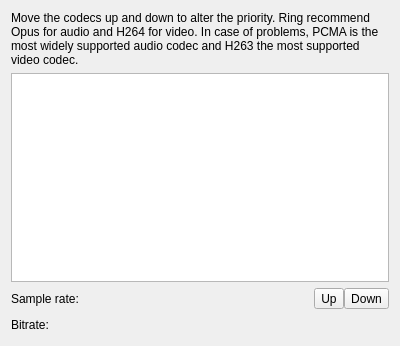
<?xml version="1.0" encoding="UTF-8"?>
<ui version="4.0">
 <class>CodecPage</class>
 <widget class="QWidget" name="CodecPage">
  <property name="geometry">
   <rect>
    <x>0</x>
    <y>0</y>
    <width>400</width>
    <height>346</height>
   </rect>
  </property>
  <property name="windowTitle">
   <string>Form</string>
  </property>
  <layout class="QGridLayout" name="gridLayout">
   <item row="2" column="5">
    <layout class="QHBoxLayout" name="horizontalLayout_7">
     <property name="spacing">
      <number>0</number>
     </property>
     <item>
      <widget class="QToolButton" name="button_audiocodecUp">
       <property name="toolTip">
        <string>Increase codec priority</string>
       </property>
       <property name="whatsThis">
        <string>By default, when you place a call, sflphone will use the first account in this list which is &quot;registered&quot;. Change the order of the accounts using the &quot;Up&quot; and &quot;Down&quot; arrows.</string>
       </property>
       <property name="text">
        <string comment="Move audio codec up">Up</string>
       </property>
       <property name="icon">
        <iconset theme="go-up"/>
       </property>
       <property name="shortcut">
        <string notr="true">Up, PgUp</string>
       </property>
      </widget>
     </item>
     <item>
      <widget class="QToolButton" name="button_audiocodecDown">
       <property name="toolTip">
        <string>Decrease codec priority</string>
       </property>
       <property name="whatsThis">
        <string>By default, when you place a call, sflphone will use the first account in this list which is &quot;registered&quot;. Change the order of the accounts using the &quot;Up&quot; and &quot;Down&quot; arrows.</string>
       </property>
       <property name="text">
        <string comment="Move audio codec down">Down</string>
       </property>
       <property name="icon">
        <iconset theme="go-down"/>
       </property>
       <property name="shortcut">
        <string notr="true">Down, PgDown</string>
       </property>
      </widget>
     </item>
    </layout>
   </item>
   <item row="3" column="0">
    <widget class="QLabel" name="label_bitrate">
     <property name="text">
      <string>Bitrate:</string>
     </property>
    </widget>
   </item>
   <item row="2" column="0" colspan="3">
    <widget class="QLabel" name="label_frequency">
     <property name="text">
      <string>Sample rate:</string>
     </property>
    </widget>
   </item>
   <item row="0" column="0" colspan="6">
    <widget class="QLabel" name="label">
     <property name="text">
      <string>Move the codecs up and down to alter the priority. Ring recommend Opus for audio and H264 for video. In case of problems, PCMA is the most widely supported audio codec and H263 the most supported video codec.</string>
     </property>
     <property name="wordWrap">
      <bool>true</bool>
     </property>
    </widget>
   </item>
   <item row="3" column="2" colspan="4">
    <spacer name="horizontalSpacer_11">
     <property name="orientation">
      <enum>Qt::Horizontal</enum>
     </property>
     <property name="sizeHint" stdset="0">
      <size>
       <width>40</width>
       <height>20</height>
      </size>
     </property>
    </spacer>
   </item>
   <item row="2" column="4">
    <spacer name="horizontalSpacer_6">
     <property name="orientation">
      <enum>Qt::Horizontal</enum>
     </property>
     <property name="sizeHint" stdset="0">
      <size>
       <width>448</width>
       <height>20</height>
      </size>
     </property>
    </spacer>
   </item>
   <item row="1" column="0" colspan="6">
    <widget class="QListView" name="m_pCodecs">
     <property name="acceptDrops">
      <bool>true</bool>
     </property>
     <property name="dragEnabled">
      <bool>true</bool>
     </property>
     <property name="dragDropMode">
      <enum>QAbstractItemView::DragDrop</enum>
     </property>
    </widget>
   </item>
   <item row="2" column="3">
    <widget class="QLabel" name="m_pSampleRate">
     <property name="text">
      <string/>
     </property>
    </widget>
   </item>
   <item row="3" column="1">
    <widget class="QLabel" name="m_pBitrate">
     <property name="text">
      <string/>
     </property>
    </widget>
   </item>
  </layout>
 </widget>
 <resources/>
 <connections/>
</ui>
